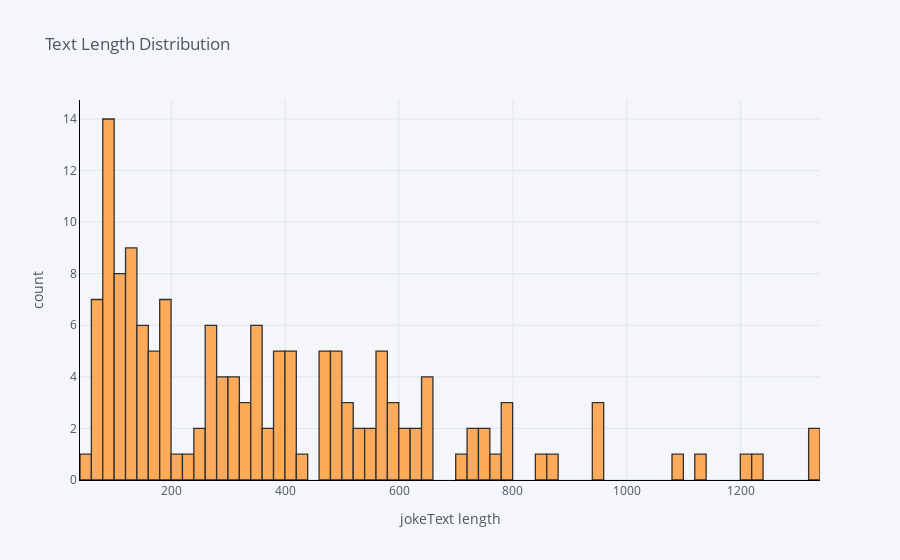

The notebook cell saved with this chart:
### Markdown cell above
# NLP EDA:  Exploratory Data Analysis

### Code cell
jokes['jokeText'].apply(lambda x: len(x)).iplot(
    kind='hist',
    bins=100,
    xTitle='jokeText length',
    linecolor='black',
    yTitle='count',
    title='Text Length Distribution')

### Figure 1 — Plotly figure (JSON) as saved in the notebook; plotly's stock layout.template omitted (floating-point values rounded to 4 significant figures; data arrays with more than 128 entries replaced by an {"elided": "..."} marker saying what was removed)
{"data": [{"histfunc": "count", "histnorm": "", "marker": {"color": "rgba(255, 153, 51, 1.0)", "line": {"color": "#000000", "width": 1.3}}, "name": "jokeText", "nbinsx": 100, "opacity": 0.8, "orientation": "v", "type": "histogram", "x": {"elided": "150 int values"}}], "layout": {"barmode": "overlay", "legend": {"bgcolor": "#F5F6F9", "font": {"color": "#4D5663"}}, "paper_bgcolor": "#F5F6F9", "plot_bgcolor": "#F5F6F9", "title": {"font": {"color": "#4D5663"}, "text": "Text Length Distribution"}, "xaxis": {"gridcolor": "#E1E5ED", "linecolor": "black", "showgrid": true, "tickfont": {"color": "#4D5663"}, "title": {"font": {"color": "#4D5663"}, "text": "jokeText length"}, "zerolinecolor": "#E1E5ED"}, "yaxis": {"gridcolor": "#E1E5ED", "linecolor": "black", "showgrid": true, "tickfont": {"color": "#4D5663"}, "title": {"font": {"color": "#4D5663"}, "text": "count"}, "zerolinecolor": "#E1E5ED"}}}
